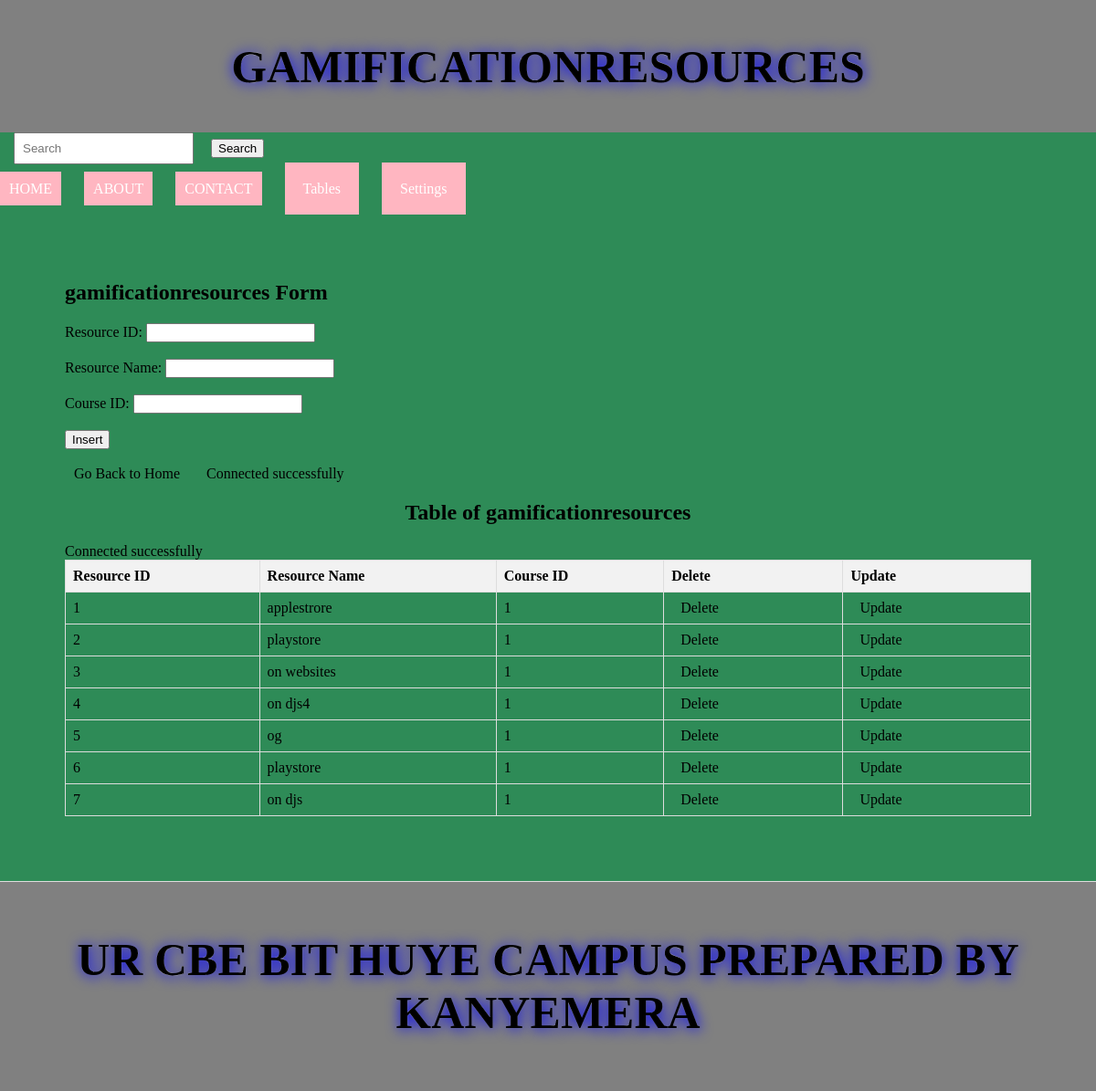
The app's page /gamificationresources.php with its own data.
### tables this page shows
CREATE TABLE `gamificationresources` (
  `resource_id` int(11) NOT NULL,
  `resource_name` varchar(100) DEFAULT NULL,
  `course_id` int(11) DEFAULT NULL
);

### gamificationresources.php (the view, shortened to what this page needs)
<!DOCTYPE html>
<html lang="en">
<head>
  <link rel="stylesheet" type="text/css" href="style.css" title="style 1" media="screen, tv, projection, handheld, print"/>
</head>
<body bgcolor="gray">
  <header>
    <h1 class="text-center text-white" style="font-family: impact; font-size: 50px; text-shadow: 1px 1px 15px blue; -webkit-text-stroke:0.1px white;">GAMIFICATIONRESOURCES
  </header>
  <form class="d-flex" role="search" action="search.php">
    <input class="form-control me-2" type="search" placeholder="Search" aria-label="Search" name="query">
    <button class="btn btn-outline-success" type="submit">Search</button>
  </form><br>
  <ul>
     <li style="display: inline; margin-right: 10px;"><a href="./home.html" style="padding: 10px; color: white; background-color: lightpink; text-decoration: none; margin-right: 15px;">HOME</a></li>
        <li style="display: inline; margin-right: 10px;"><a href="./about.html" style="padding: 10px; color: white; background-color: lightpink; text-decoration: none; margin-right: 15px;">ABOUT</a></li>
        <li style="display: inline; margin-right: 10px;"><a href="./contact.html" style="padding: 10px; color: white; background-color: lightpink; text-decoration: none; margin-right: 15px;">CONTACT</a></li>
    <li class="dropdown">
      <a href="#" style="padding: 20px; color: white; background-color:lightpink; text-decoration: none;">Tables</a>
    </li>
    <li class="dropdown">
      <a href="#" style="padding: 20px; color: white; background-color:lightpink; text-decoration: none;">Settings</a>
    </li>
  </ul>
<section>
    <h1>gamificationresources Form</h1>
    <form method="post" action="gamificationresources.php">
        <label for="resource_id">Resource ID:</label>
        <input type="number" id="resource_id" name="resource_id" required><br><br>
        <label for="resource_name">Resource Name:</label>
        <input type="text" id="resource_name" name="resource_name" required><br><br>
        <label for="course_id">Course ID:</label>
        <input type="number" id="course_id" name="course_id" required><br><br>
        <input type="submit" name="insert" value="Insert"><br><br>
    </form>
    <a href="./home.html">Go Back to Home</a>
    <?php
    include('database_connection.php');
    ?>
    <center><h2>Table of gamificationresources</h2></center>
    <table>
        <tr>
            <th>Resource ID</th>
            <th>Resource Name</th>
            <th>Course ID</th>
            <th>Delete</th>
            <th>Update</th>
        </tr>
        <?php
        include('database_connection.php');
        $sql = "SELECT * FROM gamificationresources";
        $result = $connection->query($sql);
        if ($result->num_rows > 0) {
            while ($row = $result->fetch_assoc()) {
                $resource_id = $row["resource_id"];
                echo "<tr>
                    <td>" . $row["resource_id"] . "</td>
                    <td>" . $row["resource_name"] . "</td>
                    <td>" . $row["course_id"] . "</td>
                    <td><a href='delete_gamificationresources.php?resource_id=$resource_id'>Delete</a></td>
                    <td><a href='update_gamificationresources.php?resource_id=$resource_id'>Update</a></td>
                </tr>";
            }
        } else {
            echo "<tr><td colspan='5'>No data found</td></tr>";
        }
        ?>
    </table>
</section>
<footer>
    <center>
       <b><h2 class="text-center text-white" style="font-family: impact; font-size: 50px; text-shadow: 1px 1px 15px blue; -webkit-text-stroke:0.1px white;">UR CBE BIT  HUYE CAMPUS PREPARED BY KANYEMERA    </center>
</footer>
</body>
</html>

### style.css (style rules this page uses)
body { font-family: Arial, sans-serif; margin: 0; padding: 0; }
header { background-color:seagreen; padding: 20px; }
.dropdown { position: relative; display: inline; margin-right: 10px; }

### gamificationresources.php (style rules this page uses)
body { margin: 0; padding: 0; font-family: 'Times New Roman', serif; background:seagreen; }
a { padding: 10px; color:white; text-decoration: none; margin-right: 15px; }
a:link { color:black; }
button.btn { margin-left: 15px; margin-top: 4px; }
input.form-control { margin-left: 15px; padding: 8px; }
section { padding: 71px; border-bottom: 1px solid #ddd; }
footer { text-align: center; padding: 15px; background-color: grey; }
header { background-color: grey; padding: 10px; text-align: center; }
ul { list-style-type: none; padding: 0; margin: 0; display: flex; align-items: center; }
li { margin-right: 10px; }
.dropdown { position: relative; display: inline-block; }
table { width: 100%; border-collapse: collapse; }
th, td { border: 1px solid #ddd; padding: 8px; text-align: left; }
th { background-color:#f2f2f2; }

### records on screen
gamificationresources: resource_id "1", resource_name "applestrore", course "1"
gamificationresources: resource_id "2", resource_name "playstore", course "1"
gamificationresources: resource_id "3", resource_name "on websites", course "1"
gamificationresources: resource_id "4", resource_name "on djs4", course "1"
gamificationresources: resource_id "5", resource_name "og", course "1"
gamificationresources: resource_id "6", resource_name "playstore", course "1"
gamificationresources: resource_id "7", resource_name "on djs", course "1"
